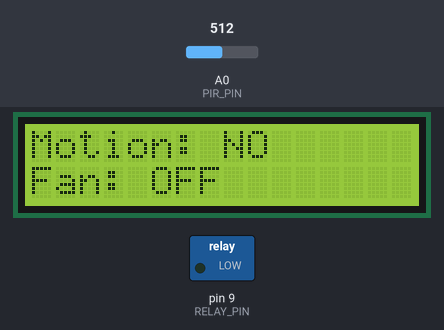
The sketch below on a simulated Arduino Uno, built with avr-gcc and run on an emulated ATmega328P. On the bench: 16×2 character LCD, switched loads named in the sketch (green lamp = pin HIGH). The test bench sets the inputs (shaded band); at power-on: A0 (PIR_PIN) = 512.

Above: at 3.3 s.
3.4 s: A0 (PIR_PIN) set to 884
4.9 s: A0 (PIR_PIN) set to 918
At 6.2 s:
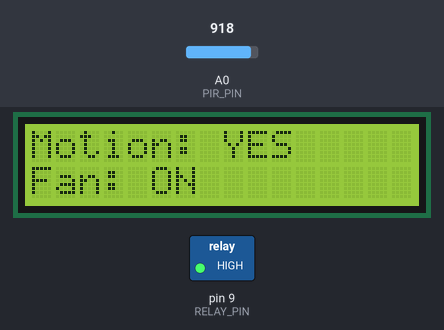
6.5 s: A0 (PIR_PIN) set to 900
At 7.7 s:
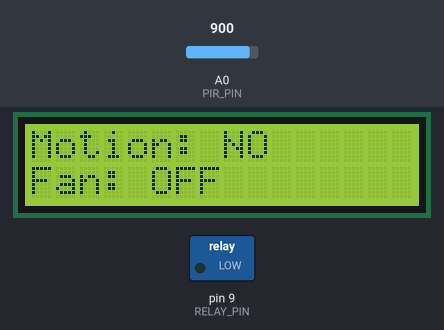
8.0 s: A0 (PIR_PIN) set to 1023
At 8.6 s:
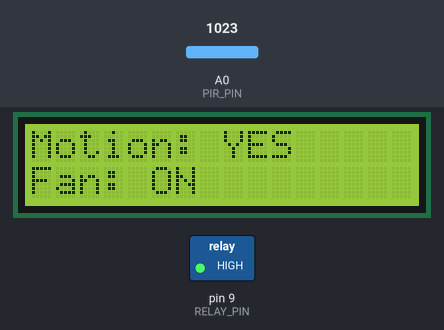
Timing chart, 0 to 10.5 s (numbered marks = the images above; inputs shaded):
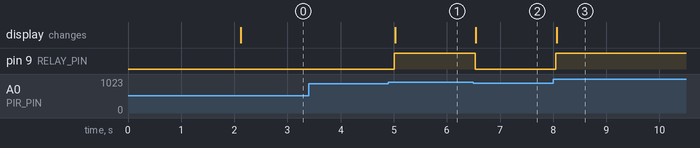

The sketch:

pir_fan_control.ino
```cpp
/**
 * Automatic Fan Control System — PIR Sensor Variant
 *
 * Automatically controls an axial fan based on human presence
 * detected by a Passive Infrared (PIR) sensor.
 *
 * Fan status (ON/OFF) and motion detection state are displayed
 * in real time on a 16x2 I2C LCD module.
 *
 * Hardware:
 *   - Arduino Uno (ATmega328)
 *   - PIR Motion Sensor → Analog Pin A0
 *   - 5V Relay Module   → Digital Pin 9
 *   - 16x2 LCD (I2C)   → SDA: A4, SCL: A5
 *
 * Dependencies:
 *   - LiquidCrystal_I2C (Frank de Brabander)
 *   - Wire (built-in)
 */

#include <Wire.h>
#include <LiquidCrystal_I2C.h>

// --- Pin Definitions ---
const int PIR_PIN   = A0;  // PIR sensor analog output
const int RELAY_PIN = 9;   // Relay module control pin

// --- Configuration ---
const int  MOTION_THRESHOLD = 900;   // ADC threshold for motion detection (0–1023)
const int  LOOP_DELAY_MS    = 100;   // Main loop delay (ms) to prevent rapid toggling

// --- LCD Setup ---
// I2C address 0x27, 16 columns, 2 rows
LiquidCrystal_I2C lcd(0x27, 16, 2);

// --- State ---
bool fanState = false;  // false = OFF, true = ON


// -----------------------------------------------------------------------
void setup() {
  pinMode(PIR_PIN,   INPUT);
  pinMode(RELAY_PIN, OUTPUT);
  digitalWrite(RELAY_PIN, LOW);  // Ensure fan is OFF on startup

  // Initialise LCD
  lcd.begin(16, 2);
  lcd.backlight();

  // Splash screen
  lcd.setCursor(0, 0);
  lcd.print("Automatic Fan");
  lcd.setCursor(0, 1);
  lcd.print("Control System");
  delay(2000);
  lcd.clear();

  // Show initial state
  updateDisplay();
}


// -----------------------------------------------------------------------
void loop() {
  int pirValue = analogRead(PIR_PIN);

  if (pirValue > MOTION_THRESHOLD) {
    // --- Motion detected ---
    lcd.setCursor(0, 0);
    lcd.print("Motion: YES     ");

    if (!fanState) {
      fanState = true;
      digitalWrite(RELAY_PIN, HIGH);  // Activate relay → fan ON
      updateDisplay();
    }

  } else {
    // --- No motion ---
    lcd.setCursor(0, 0);
    lcd.print("Motion: NO      ");

    if (fanState) {
      fanState = false;
      digitalWrite(RELAY_PIN, LOW);   // Deactivate relay → fan OFF
      updateDisplay();
    }
  }

  delay(LOOP_DELAY_MS);
}


// -----------------------------------------------------------------------
/**
 * Updates the second LCD row with the current fan state.
 */
void updateDisplay() {
  lcd.setCursor(0, 1);
  lcd.print(fanState ? "Fan: ON         " : "Fan: OFF        ");
}
```

Measured:
- the behaviour switches between 900 and 901 on A0 (PIR_PIN) (found by bisection; images 0 and 1)
- after the input at 3.4 s, every drawn part: stays the same
- after the input at 4.9 s, pin 9 (RELAY_PIN): LOW → HIGH after 0.11 s; the display: changes after 0.13 s (image 1)
- after the input at 6.5 s, pin 9 (RELAY_PIN): HIGH → LOW at once; the display: changes after 0.05 s (image 2)
- after the input at 8.0 s, pin 9 (RELAY_PIN): LOW → HIGH after 0.05 s; the display: changes after 0.07 s (image 3)
